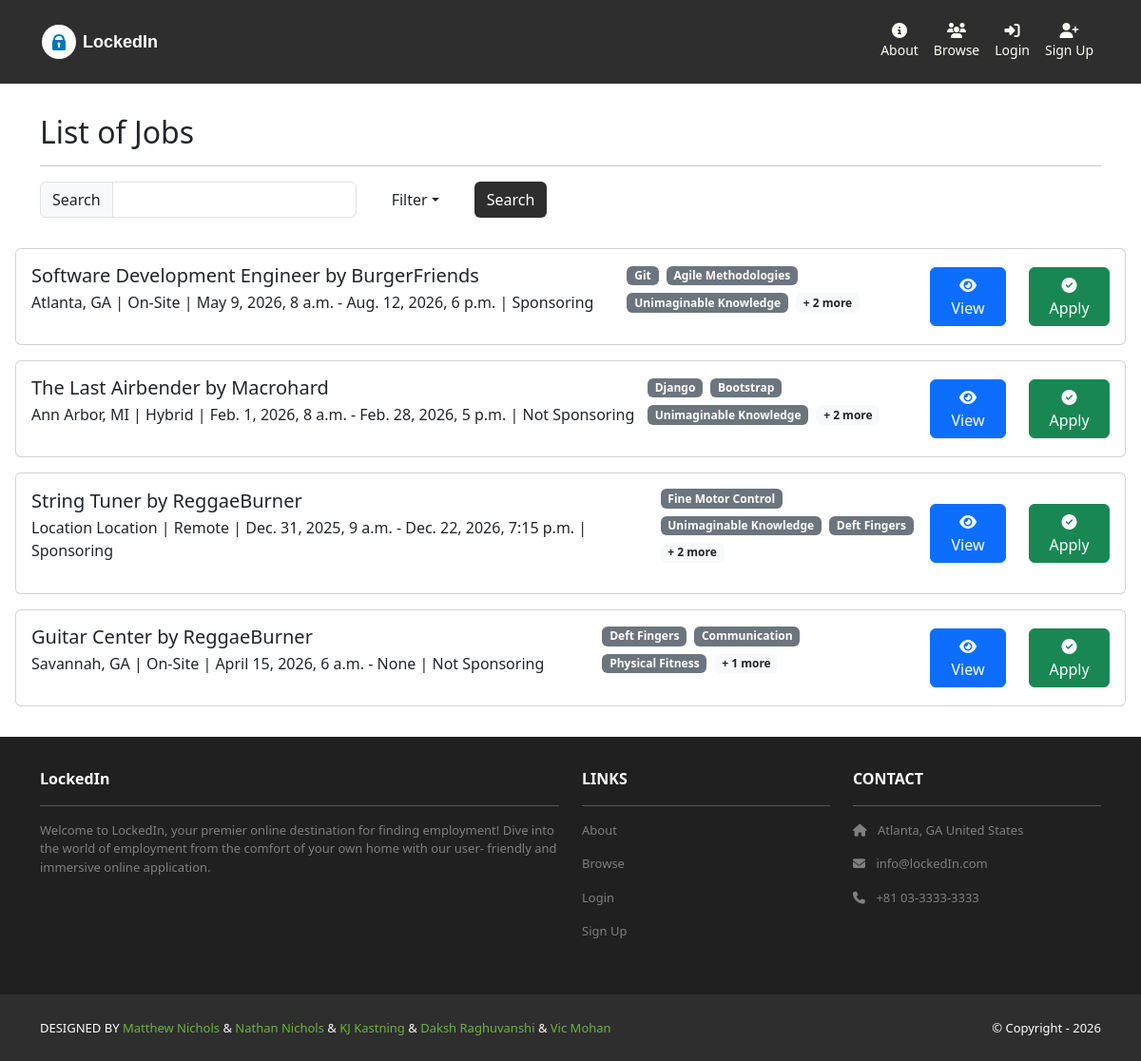
The app's page /jobs/, older data.
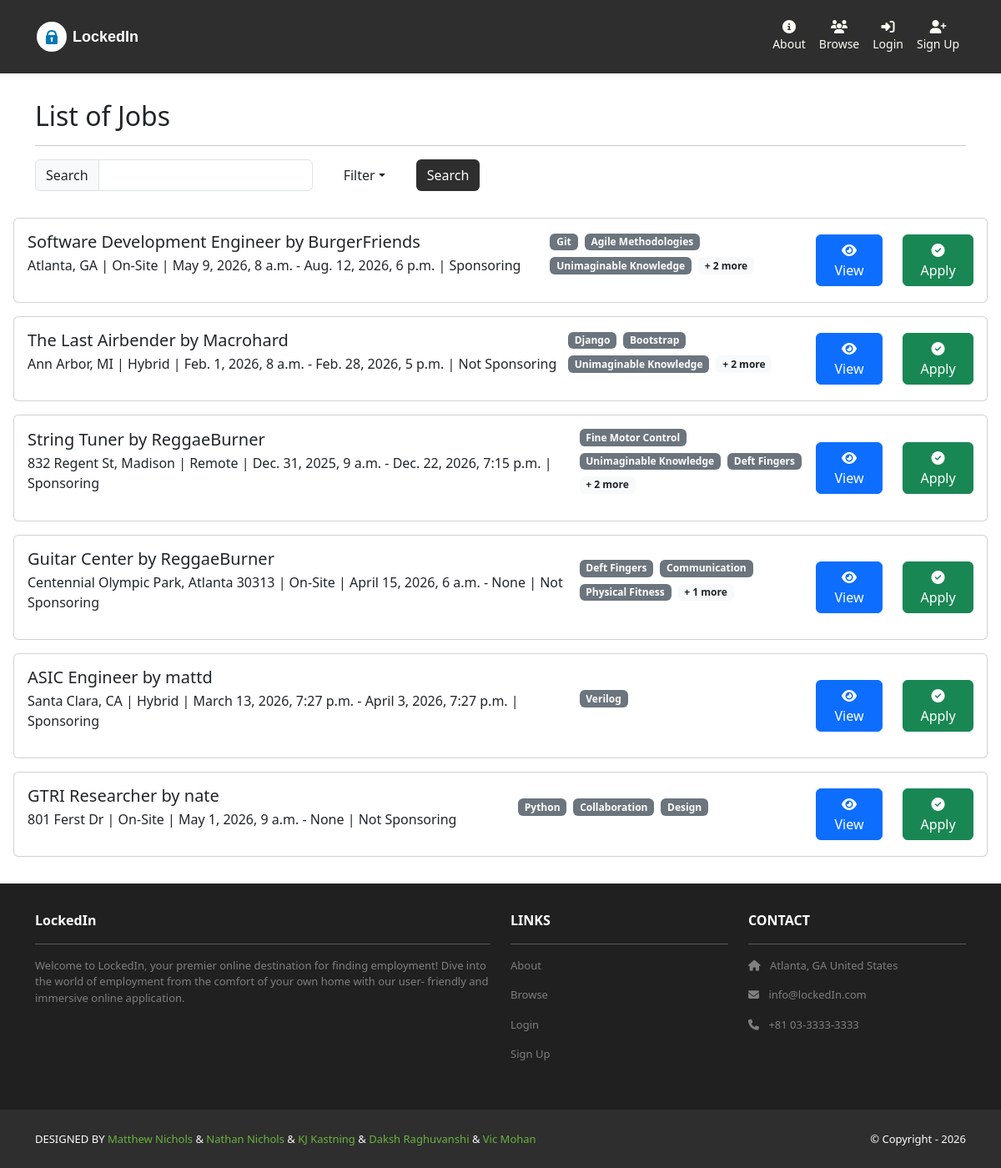
The same page, newer data.
### jobs/models.py (models this page shows, shortened)
class Job(models.Model):
    CLASSIFICATION_CHOICES = [
        ('Remote', 'remote'),
        ('Hybrid', 'hybrid'),
        ('On-Site', 'on-site'),
    ]
    id = models.AutoField(primary_key=True)
    created_at = models.DateTimeField(auto_now_add=True)
    title = models.CharField(help_text="What is the job title?", max_length = 255)
    start_date = models.DateTimeField()
    end_date = models.DateTimeField(blank=True, null=True)
    description = models.TextField()
    recruiter = models.ForeignKey(User, on_delete=models.CASCADE)
    skills = models.TextField(help_text="Required skills(E.g: Project Management, Agile Methodologies, etc.)")
    salary_upper = models.IntegerField()
    salary_lower = models.IntegerField()
    location = models.CharField(help_text="Work location. Can accept address, city/state, etc.", max_length = 255)
    latitude = models.FloatField(null=True)     # determined automatically using geopy, otherwise null
    longitude = models.FloatField(null=True)    # determined automatically using geopy, otherwise null
    classification = models.CharField(help_text="E.g: On-Site, Hybrid, Remote", max_length = 255, choices=CLASSIFICATION_CHOICES)
    isSponsoring = models.BooleanField(help_text="True: for OPT/CPT, F-1, J-1, etc., False: US citizens/Green Card holders")
    def get_skills_list(self):
        return [skill.strip() for skill in self.skills.split(',') if skill.strip()]

### jobs/views.py (the view)
# urls.py: path('', views.index, name='home.index'),
def index(request):
    search_term = request.GET.get('search')
    if search_term:
        jobs = (Job.objects.filter(title__icontains=search_term) | Job.objects.filter(skills__icontains=search_term)).distinct() #distinct needed to ensure that jobs can be found by name OR skills rather than only if both of them overlap
    else:
        jobs = Job.objects.all()
    location = request.GET.get('location','').strip()
    if location:
        jobs = jobs.filter(location__icontains=location)
    classification = request.GET.get('classification','').strip()
    if classification:
        jobs = jobs.filter(classification__icontains=classification)
    min_salary = request.GET.get('min_salary','').strip()
    try:
        min_salary_int = int(min_salary)
        jobs = jobs.filter(salary_upper__gte=min_salary_int) #gte = Upper Salary bound greater than or equal to Minimum Salary. Filters all jobs that have salaries greater than the minimum bound.
    except ValueError:
        pass
    max_salary = request.GET.get('max_salary','').strip()
    try:
        max_salary_int = int(max_salary)
        jobs = jobs.filter(salary_lower__lte=max_salary_int) #lte = Lower Salary bound lesser than or equal to Maximum Salary. Filters all jobs that have lower salaries lesser than the maxmimum bound. Both values ensure the Jobs displayed fall within the filter bounds
    except ValueError:
        pass
    sponsorship = request.GET.get('sponsorship','').strip()
    if sponsorship == "Sponsoring":
        jobs = jobs.filter(isSponsoring=True)
    elif sponsorship == "Not Sponsoring":
        jobs = jobs.filter(isSponsoring=False)
    skills_input = request.GET.get('skills','').strip()
    if skills_input:
        skills_list = [skill.strip() for skill in skills_input.split(',') if skill.strip()]
        for skill in skills_list:
            jobs = jobs.filter(skills__icontains=skill)
    template_data = {}
    template_data['title'] = 'Job Listings'
    template_data['jobs'] = jobs
    return render(request, 'jobs/index.html',
                  {'template_data': template_data})

### jobs/templates/jobs/index.html (shortened to what this page needs)
{% extends 'base.html'%}
{% block content %}
<div class="p-3">
  <div class="container">
    <div class="row mt-3">
      <div class="col mx-auto mb-3">
        <h2>List of Jobs</h2>
        <hr />
        <p class="card-text">
          <form method="GET">
            <div class="row">
              <div class="col-auto">
                <div class="input-group col-auto">
                  <div class="input-group-text">Search</div>
                  <input type="text" class="form-control" name="search">
                </div>
              </div>
              <div class="col-auto">
                <div class="dropdown">
                    <button class="btn btn-dark-outline dropdown-toggle" data-bs-toggle="dropdown" type="button">Filter</button>
                </div>
              </div>
              <div class="col-auto">
                <button class="btn bg-dark text-white" type="submit">Search</button>
              </div>
            </div>
          </form>
        </p>
     </div>
      </div>
    </div>
    <div class="col">
      {% for job in template_data.jobs %}
      <div class="col-12 mb-3">
        <div class="card w-100">
          <div class="card-body d-flex justify-content-between align-items-center">
            <div>
                <h5 class="mb-1">{{job.title}} by {{job.recruiter}}</h5>
                <p>
                    {{job.location}} | {{job.classification}} | {{job.start_date}} - {{job.end_date}} | {% if job.isSponsoring == True %}Sponsoring{% else %} Not Sponsoring {% endif %}
                </p>
            </div>
            <div class="col-3 mb-3 mb-0">
              <div class="d-flex flex-wrap gap-2">
                {% for s in job.get_skills_list|slice:":3" %}
                  <span class="badge bg-secondary">{{ s }}</span>
                {% endfor %}
                {% if job.get_skills_list|length > 3 %}
                    <span class="badge bg-light text-dark">+ {{ job.get_skills_list|length|add:"-3" }}  more</span>
                {% endif %}
              </div>
            </div>
            <div class="col-2 ">
              <div class="d-flex gap-4 justify-content-end">
                <a href="{% url 'jobs.listing' id=job.id %}"
                  class="btn btn-primary text-white">
                  <i class="fas fa-eye"></i> View
                </a>
                <a href="{% url 'jobs.apply' id=job.id %}" class="btn btn-success text-white">
                  <i class="fa fa-check-circle" ></i> Apply
                </a>
              </div>
            </div>
          </div>
        </div>
      </div>
      {% endfor %}
    </div>
  </div>
</div>
{% endblock content %}

### lockedin/templates/base.html (shortened to what this page needs)
<!DOCTYPE html>
<html>
  {% load static %}
  <head>
    <link href=
      "https://cdn.jsdelivr.net/npm/bootstrap@5.3.3/dist/css/bootstrap.min.css" rel="stylesheet"
>
    <link rel= "stylesheet"  href= "https://cdnjs.cloudflare.com/ajax/libs/font-awesome/6.1.1/css/all.min.css">
    <link rel="stylesheet" type="text/css"
        href="{% static 'css/style.css' %}">
  </head>
  <body>
    <nav class="p-3 navbar navbar-dark bg-dark
         navbar-expand-lg">
      <div class="container">
        <a class="navbar-brand"
           href="{% url 'home.index' %}">
          <svg width="180" height="40" viewBox="0 0 180 40" xmlns="http://www.w3.org/2000/svg">
            <text x="45" y="26" font-family="Arial, sans-serif" font-size="18" font-weight="700" fill="#ffffff">LockedIn</text>
          </svg>
        </a>
        <div class="navbar-nav ms-auto navbar-ml">
            <a class="nav-link text-center" href="{% url 'home.about' %}">
              <i class="fa-solid fa-circle-info d-block"></i>
              <small>About</small></a>
            <a class="nav-link text-center" href="{% url 'profiles.list' %}">
              <i class="fas fa-users d-block"></i>
              <small>Browse</small>
            </a>
            {% if user.is_authenticated %}
                <a class="nav-link text-center" href="{% url 'jobs.map' %}">
                  <i class="fa-solid fa-map d-block"></i>
                  <small>Map</small>
                </a>
                <a class="nav-link text-center" href="{% url 'jobs.index' %}">
                  <i class="fa-solid fa-briefcase d-block"></i>
                  <small>Jobs</small>
                </a>
                {% if user.profile.role == 'recruiter' %}
                  <a class="nav-link text-center" href="{% url 'jobs.recruiter_dashboard' %}">
                    <i class="fa-solid fa-clipboard-user d-block"></i>
                    <small>Manage</small>
                  </a>
                {% endif %}
                <a class="nav-link text-center" href="{% url 'jobs.applications' %}">
                  <i class="fa-solid fa-building-circle-check d-block"></i>
                  <small>Applications</small>
                </a>
                <a class="nav-link text-center" href="{% url 'profiles.my_profile' %}">
                  <i class="fas fa-user-circle d-block"></i>
                  <small>Profile</small>
                </a>
                <a class="nav-link text-center" href="{% url 'accounts.logout' %}">
                  <i class="fa-solid fa-right-from-bracket d-block"></i>
                  <small>Logout ({{ user.username }})</small>
                </a>
            {% else %}
                <a class="nav-link text-center" href="{% url 'accounts.login' %}">
                  <i class="fa-solid fa-right-to-bracket d-block"></i>
                  <small>Login</small>
                </a>
                <a class="nav-link text-center" href="{% url 'accounts.signup' %}">
                  <i class="fa-solid fa-user-plus d-block"></i>
                  <small>Sign Up</small>
                </a>
            {% endif %}
        </div>
      </div>
    </nav>
    <div>
      {% block content %}
      {% endblock content %}
    <section class="p-3 ms-footer d-none d-md-block">
      <div class="container">
        <div class="row mt-3 text-white">
          <div class="col-md-6 col-lg-6 col-xl-6 mx-auto mb-4">
            <b>LockedIn</b>
            <hr />
            <p>
              Welcome to LockedIn, your premier online
              destination for finding employment!
              Dive into the world of employment from the
              comfort of your own home with our user-
              friendly and immersive online application.
            </p>
          </div>
          <div class="col-md-3 col-lg-3 col-xl-3 mx-auto mb-4">
            <b>LINKS</b>
            <hr />
            <p><a class="nav-link"
              href="{% url 'home.about' %}">
              About
            </a></p>
            <p><a class="nav-link"
              href="{% url 'profiles.list' %}">
              Browse
            </a></p>
            {% if user.is_authenticated %}
            <p><a class="nav-link"
              href="{% url 'home.about' %}">
              Jobs
            </a></p>
            <p><a class="nav-link"
              href="{% url 'profiles.my_profile' %}">
              Profile
            </a></p>
            {% else %}
            <p><a class="nav-link"
              href="{% url 'accounts.login' %}">
              Login
            </a></p>
            <p><a class="nav-link"
              href="{% url 'accounts.signup' %}">
              Sign Up
            </a></p>
            {% endif %}
          </div>
          <div class="col-md-3 col-lg-3 col-xl-3 mx-auto mb-4">
            <b>CONTACT</b>
            <hr />
            <p><i class="fas fa-home me-2"></i>
              Atlanta, GA United States
            </p>
            <p><i class="fas fa-envelope me-2"></i>
              info@lockedIn.com
            </p>
            <p><i class="fas fa-phone me-2"></i>
              +81 03-3333-3333
            </p>
          </div>
        </div>
      </div>
    </section>
    <section class="p-3 ms-footer-bottom bg-dark">
      <div class="container d-flex
           justify-content-between">
        <div class="me-5 text-white">
          <span>DESIGNED BY
            <a href="https://github.com/StealthyFearZ/lockedin"
            target="_blank">Matthew Nichols</a> &
            <a href="https://github.com/StealthyFearZ/lockedin"
            target="_blank">Nathan Nichols</a> &
            <a href="https://github.com/StealthyFearZ/lockedin"
            target="_blank">KJ Kastning</a> &
            <a href="https://github.com/StealthyFearZ/lockedin"
            target="_blank">Daksh Raghuvanshi</a> &
            <a href="https://github.com/StealthyFearZ/lockedin"
            target="_blank">Vic Mohan</a>
          </span>
        </div>
        <div class="text-white">
          <span>© Copyright - 2026</span>
        </div>
      </div>
    </section>
  </body>
</html>

### lockedin/static/css/style.css (style rules this page uses)
.navbar a.nav-link { color: #FFFEF6 !important; }
.bg-dark { background-color: #2E2E2E !important; }
.ms-footer { background-color: #202020; }
.ms-footer p { color: #7F7F7F; font-size: 13px; }
.ms-footer-bottom span { font-size: 13px; line-height: 38px; }
.ms-footer-bottom a { color: #6ab43e; text-decoration: none; }

Row changes from the older to the newer data that the page shows:
changed Job "String Tuner": location "Location Location" → "832 Regent St, Madison"
changed Job "Guitar Center": location "Savannah, GA" → "Centennial Olympic Park, Atlanta 30313"
added Job: title "ASIC Engineer", recruiter "mattd", location "Santa Clara, CA", classification "Hybrid", start_date "March 13, 2026, 7:27 p.m.", end_date "April 3, 2026, 7:27 p.m.", isSponsoring "Sponsoring", get_skills_list "Verilog"
added Job: title "GTRI Researcher", recruiter "nate", location "801 Ferst Dr", classification "On-Site", start_date "May 1, 2026, 9 a.m.", end_date "None", isSponsoring "Not Sponsoring", get_skills_list "Python" "Collaboration" "Design"
